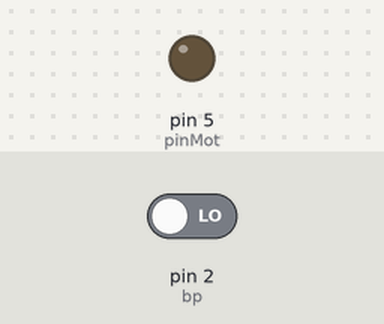
The sketch below on a simulated Arduino Uno, built with avr-gcc and run on an emulated ATmega328P. Shown: output pins drawn as LEDs (lit = HIGH). The test bench sets the inputs (shaded band); at power-on: pin 2 (bp) LOW.

Above: at 1.2 s.
1.3 s: pin 2 (bp) driven HIGH
At 2.0 s:
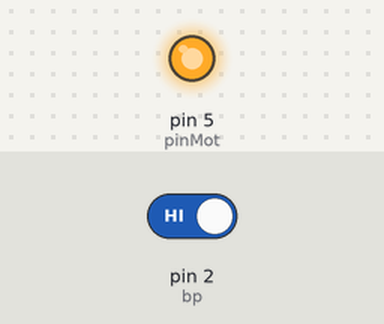
2.8 s: pin 2 (bp) driven LOW
At 3.1 s:
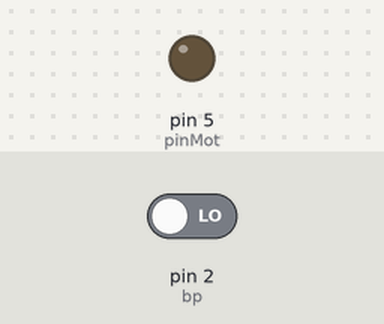
Timing chart, 0 to 5.8 s (numbered marks = the images above; inputs shaded):
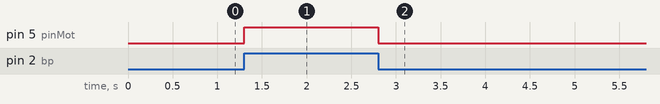

The sketch:

catfeeder.ino
```cpp
//------------------
//- Çat Feeder 1.0 -
//- www.firediy.fr -
//------------------
/**
 * Le TC4429 est un driver INVERSEUR. Le moteur tournera donc à l'inverse du rapport cyclique.
 * 255 => le moteur ne tourne pas
 * 0   => le moteur tourne à plein régime
 */

// Déclaration des variables globales
int pinMot               = 5;     // Broche de sortie du signal de contrôle moteur
int bp                   = 2;     // Broche d'entrée du bouton poussoir
int duty                 = 0;     // Rapport cyclique du signal de contrôle du moteur
int duree                = 7;     // Nombre de sec pendant lesquelles le moteur va tourner pour une distribution : à adapter selon la longueur du tube et la vitesse de rotation du moteur
unsigned long dureeCycle = 14400; // Nombre de sec séparant 2 distributions, équivaut ici à 4h


/**
 * Fonction d'initialisation
 */
void setup(void)
{
    pinMode(bp, INPUT);

    // L'interruption int.0 écoute la broche 2 de l'Arduino Uno
    // Déclenche une interruption lorsque le signal bp est à l'état BAS (bouton poussoir appuyé)
    attachInterrupt(0, startMoteur, LOW);

    // Initialise la commande moteur
    analogWrite(pinMot, 255);
}


/**
 * Boucle principale
 */
void loop()
{
    // Attente jusqu'au prochain cycle de distribution (ici 4h)
    attendre(dureeCycle);
    actionnerMoteur();
}

/**
 * Fait tourner le moteur pendant 'duree' millisecondes
 */
void actionnerMoteur()
{
    analogWrite(pinMot, duty);
    attendre(duree);
    digitalWrite(pinMot, HIGH);
}

/**
 * Actionne le moteur et l'arrête si le bouton poussoir est relâché
 */
void startMoteur()
{
    analogWrite(pinMot, duty);

    // Si on arrête d'appuyer sur le bouton
    if (digitalRead(bp) == HIGH) {
        digitalWrite(pinMot, HIGH);
    }
}

/**
 * Attendre n secondes
 * @param unsigned long duree : nombre de secondes à attendre
 * @return void
 */
void attendre(int duree)
{
    int loops;
    int count = 30;
    int reste = (duree%count);

    loops = floor(duree/count);

    for (int i=0; i < loops; i++) {
       delay(count*1000);
    }

    delay(reste*1000);
}
```

Measured:
- after the input at 1.3 s, pin 5 (pinMot): LOW → HIGH at once
- after the input at 2.8 s, pin 5 (pinMot): HIGH → LOW at once
